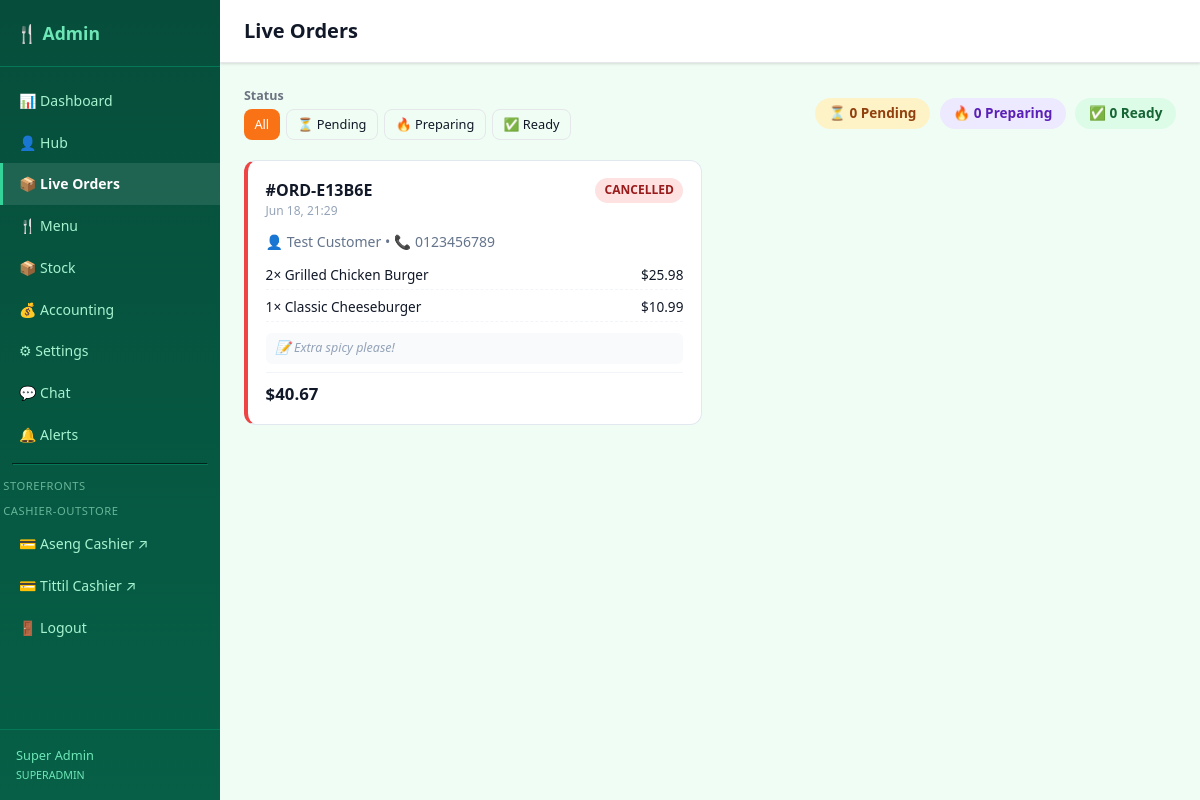
Screenshot of /admin/checkout.php (signed in) with the database file from the repository.
### tables this page shows
CREATE TABLE "Order" (
    id           TEXT PRIMARY KEY,
    orderNumber  TEXT NOT NULL,
    status       TEXT NOT NULL DEFAULT 'PENDING',
    totalAmount  TEXT NOT NULL,
    itemCount    INTEGER NOT NULL DEFAULT 0,
    notes        TEXT,
    customerName TEXT,
    customerPhone TEXT,
    customerId   TEXT,
    restaurantId TEXT NOT NULL,
    completedAt  TEXT,
    createdAt    TEXT NOT NULL DEFAULT (datetime('now')),
    updatedAt    TEXT NOT NULL DEFAULT (datetime('now')),
    FOREIGN KEY (restaurantId) REFERENCES Restaurant(id) ON DELETE CASCADE,
    FOREIGN KEY (customerId)   REFERENCES User(id)       ON DELETE SET NULL
);

CREATE TABLE OrderItem (
    id         TEXT PRIMARY KEY,
    orderId    TEXT NOT NULL,
    menuItemId TEXT NOT NULL,
    quantity   INTEGER NOT NULL DEFAULT 1,
    unitPrice  TEXT NOT NULL,
    totalPrice TEXT NOT NULL,
    notes      TEXT,
    modifiers  TEXT,
    createdAt  TEXT NOT NULL DEFAULT (datetime('now')),
    FOREIGN KEY (orderId)    REFERENCES "Order"(id)  ON DELETE CASCADE,
    FOREIGN KEY (menuItemId) REFERENCES MenuItem(id) ON DELETE CASCADE
);

CREATE TABLE MenuItem (
    id                TEXT PRIMARY KEY,
    name              TEXT NOT NULL,
    description       TEXT,
    price             TEXT NOT NULL,
    image             TEXT,
    isAvailable       INTEGER NOT NULL DEFAULT 1,
    preparationTime   INTEGER NOT NULL DEFAULT 15,
    notes             TEXT,
    stockQuantity     INTEGER,
    lowStockThreshold INTEGER NOT NULL DEFAULT 5,
    categoryId        TEXT NOT NULL,
    restaurantId      TEXT NOT NULL,
    createdAt         TEXT NOT NULL DEFAULT (datetime('now')),
    updatedAt         TEXT NOT NULL DEFAULT (datetime('now')),
    FOREIGN KEY (categoryId)   REFERENCES Category(id)   ON DELETE CASCADE,
    FOREIGN KEY (restaurantId) REFERENCES Restaurant(id) ON DELETE CASCADE
);

### db.php (called while the page is built, shortened)
<?php
function get_db(): PDO {
    static $pdo = null;
    if ($pdo === null) {
        $pdo = new PDO('sqlite:' . DB_PATH, null, null, [
            PDO::ATTR_ERRMODE            => PDO::ERRMODE_EXCEPTION,
            PDO::ATTR_DEFAULT_FETCH_MODE => PDO::FETCH_ASSOC,
        ]);
        $pdo->exec('PRAGMA foreign_keys = ON');
        $pdo->exec('PRAGMA journal_mode = WAL');
    }
    return $pdo;
}
function db_query(string $sql, array $params = []): array {
    $stmt = get_db()->prepare($sql);
    $stmt->execute($params);
    return $stmt->fetchAll();
}
function db_fetch(string $sql, array $params = []): ?array {
    $stmt = get_db()->prepare($sql);
    $stmt->execute($params);
    $row = $stmt->fetch();
    return $row ?: null;
}
function get_restaurant(?string $slug = null): ?array {
    $slug = $slug ?? DEFAULT_RESTAURANT_SLUG;
    return db_fetch('SELECT * FROM Restaurant WHERE slug = ? AND isActive = 1', [$slug]);
}

### admin/checkout.php (the view, shortened to what this page needs)
<?php
include dirname(__DIR__) . '/includes/admin_header.php';
require_once dirname(__DIR__) . '/db.php';
$restaurant = get_restaurant();
$rid = $restaurant['id'] ?? null;
$filter = $_GET['status'] ?? '';
$where = $rid ? ['o.restaurantId = ?'] : ['1=0'];
$params = $rid ? [$rid] : [];
$w = 'WHERE ' . implode(' AND ', $where);
$orders = db_query(
    "SELECT o.*, r.name AS restaurantName
     FROM \"Order\" o
     JOIN Restaurant r ON r.id = o.restaurantId
     $w ORDER BY o.createdAt DESC LIMIT 100",
    $params
);
$order_items = [];
foreach ($orders as $ord) {
    $order_items[$ord['id']] = db_query(
        'SELECT oi.quantity, oi.unitPrice, oi.totalPrice, oi.notes, mi.name AS itemName
         FROM OrderItem oi JOIN MenuItem mi ON mi.id = oi.menuItemId WHERE oi.orderId = ?',
        [$ord['id']]
    );
}
$pending_count = 0; $preparing_count = 0; $ready_count = 0;
?>
<div class="checkout-toolbar">
    <div>
        <label>Status</label>
        <div style="display:flex;gap:.4rem">
            <a href="checkout.php" class="btn btn-sm <?= !$filter ? 'btn-primary' : 'btn-outline' ?>">All</a>
            <a href="checkout.php?status=PENDING" class="btn btn-sm <?= $filter === 'PENDING' ? 'btn-primary' : 'btn-outline' ?>">⏳ Pending</a>
            <a href="checkout.php?status=PREPARING" class="btn btn-sm <?= $filter === 'PREPARING' ? 'btn-primary' : 'btn-outline' ?>">🔥 Preparing</a>
            <a href="checkout.php?status=READY" class="btn btn-sm <?= $filter === 'READY' ? 'btn-primary' : 'btn-outline' ?>">✅ Ready</a>
        </div>
    </div>
    <div style="margin-left:auto;display:flex;gap:.6rem;align-self:center">
        <span class="stat-pill pending">⏳ <?= $pending_count ?> Pending</span>
        <span class="stat-pill preparing">🔥 <?= $preparing_count ?> Preparing</span>
        <span class="stat-pill ready">✅ <?= $ready_count ?> Ready</span>
    </div>
</div>
<?php if (empty($orders)): ?>
<div style="text-align:center;padding:4rem;color:#94a3b8">
    <div style="font-size:3rem;margin-bottom:1rem">📦</div>
    No orders found.
</div>
<?php else: ?>
<div class="order-stream">
<?php foreach ($orders as $ord):
    $status_class = strtolower($ord['status']);
?>
<div class="stream-card <?= $status_class ?>" id="order-<?= htmlspecialchars($ord['id']) ?>">
    <div class="sc-header">
        <div>
            <div class="sc-order-num">#<?= htmlspecialchars($ord['orderNumber']) ?></div>
            <div class="sc-time"><?= date('M d, H:i', strtotime($ord['createdAt'])) ?></div>
        </div>
        <span class="status-badge status-<?= $status_class ?>"><?= htmlspecialchars($ord['status']) ?></span>
    </div>
    <div class="sc-customer">
        👤 <?= htmlspecialchars($ord['customerName'] ?? 'Guest') ?>
        <?php if (!empty($ord['customerPhone'])): ?>
            &bull; 📞 <?= htmlspecialchars($ord['customerPhone']) ?>
        <?php endif; ?>
    </div>
    <div class="sc-items">
        <?php foreach ($order_items[$ord['id']] as $oi): ?>
        <div class="sc-item">
            <span><?= (int)$oi['quantity'] ?>× <?= htmlspecialchars($oi['itemName']) ?></span>
            <span>$<?= number_format((float)$oi['totalPrice'], 2) ?></span>
        </div>
        <?php endforeach; ?>
    </div>
    <?php if (!empty($ord['notes'])): ?>
    <div class="sc-notes">📝 <?= htmlspecialchars($ord['notes']) ?></div>
    <?php endif; ?>
    <div class="sc-footer">
        <div class="sc-total">$<?= number_format((float)$ord['totalAmount'], 2) ?></div>
    </div>
</div>
<?php endforeach; ?>
</div>
<?php endif; ?>
<?php include dirname(__DIR__) . '/includes/admin_footer.php'; ?>

### assets/css/style.css (style rules this page uses)
:root { --primary: #f97316; --primary-dark: #ea580c; --primary-fg: #fff; --bg: #f9fafb; --card-bg: #ffffff; --border: #e5e7eb; --text: #111827; --text-muted: #6b7280; --success: #16a34a; --warn: #d97706; --danger: #dc2626; --radius: 8px; --shadow: 0 1px 3px rgba(0,0,0,.08), 0 1px 2px rgba(0,0,0,.06); --transition: .15s ease; }
*, *::before, *::after { box-sizing: border-box; margin: 0; padding: 0; }
body { font-family: system-ui, -apple-system, sans-serif; background: var(--bg); color: var(--text); line-height: 1.5; }
a { color: var(--primary); text-decoration: none; }
.btn { display: inline-flex; align-items: center; gap: .35rem; padding: .5rem 1rem; border-radius: var(--radius); border: none; font-size: .875rem; font-weight: 500; cursor: pointer; transition: background var(--transition), opacity var(--transition); text-decoration: none; white-space: nowrap; }
.btn-primary { background: var(--primary); color: var(--primary-fg); }
.btn-outline { background: transparent; border: 1px solid var(--border); color: var(--text); }
.btn-sm { padding: .3rem .65rem; font-size: .8rem; }
.status-badge { padding: .2rem .6rem; border-radius: 9999px; font-size: .75rem; font-weight: 600; }
.status-cancelled { background: #fee2e2; color: #991b1b; }

### assets/css/admin.css (style rules this page uses)
:root { --admin-primary: #059669; --admin-primary-dark: #047857; --admin-primary-light: #d1fae5; --admin-sidebar: #064e3b; --admin-sidebar-hover: #065f46; }
.admin-body { background: #f0fdf4; }

### admin/checkout.php (style rules this page uses)
.checkout-toolbar { display:flex;flex-wrap:wrap;gap:.6rem;align-items:flex-end;margin-bottom:1.25rem }
.checkout-toolbar label { font-size:.78rem;font-weight:600;display:block;margin-bottom:.2rem;color:#6b7280 }
.order-stream { display:grid;grid-template-columns:repeat(auto-fill,minmax(340px,1fr));gap:1rem }
.stream-card { background:#fff;border:1px solid #e2e8f0;border-radius:12px;padding:1.1rem;transition:box-shadow .2s }
.stream-card.cancelled { border-left:4px solid #ef4444 }
.sc-header { display:flex;justify-content:space-between;align-items:flex-start;margin-bottom:.7rem }
.sc-order-num { font-weight:700;font-size:1rem }
.sc-time { font-size:.75rem;color:#94a3b8 }
.sc-customer { font-size:.875rem;color:#64748b;margin-bottom:.6rem }
.sc-items { display:flex;flex-direction:column;gap:.25rem;margin-bottom:.7rem }
.sc-item { display:flex;justify-content:space-between;font-size:.85rem;padding:.2rem 0;border-bottom:1px dashed #f1f5f9 }
.sc-notes { font-size:.78rem;color:#94a3b8;font-style:italic;margin-bottom:.5rem;padding:.4rem .6rem;background:#f8fafc;border-radius:6px }
.sc-footer { display:flex;justify-content:space-between;align-items:center;padding-top:.5rem;border-top:1px solid #f1f5f9 }
.sc-total { font-weight:700;font-size:1.05rem;color:#111827 }
.stat-pill { display:inline-flex;align-items:center;gap:.35rem;padding:.35rem .85rem;border-radius:9999px;font-size:.85rem;font-weight:600 }
.stat-pill.pending { background:#fef3c7;color:#92400e }
.stat-pill.preparing { background:#ede9fe;color:#5b21b6 }
.stat-pill.ready { background:#dcfce7;color:#166534 }

### rows the page displays
order: orderNumber "ORD-E13B6E", createdAt "Jun 18, 21:29", status "CANCELLED", customerName "Test Customer", customerPhone "0123456789", notes "Extra spicy please!", totalAmount "40.67"
orderitem: quantity "2", menuItemId.name "Grilled Chicken Burger", totalPrice "25.98"
orderitem: quantity "1", menuItemId.name "Classic Cheeseburger", totalPrice "10.99"

### other values shown
$current_user['name'] "Super Admin"
$current_user['role'] "SUPERADMIN"
$page_title "Live Orders"
$pending_count "0"
$preparing_count "0"
$ready_count "0"
